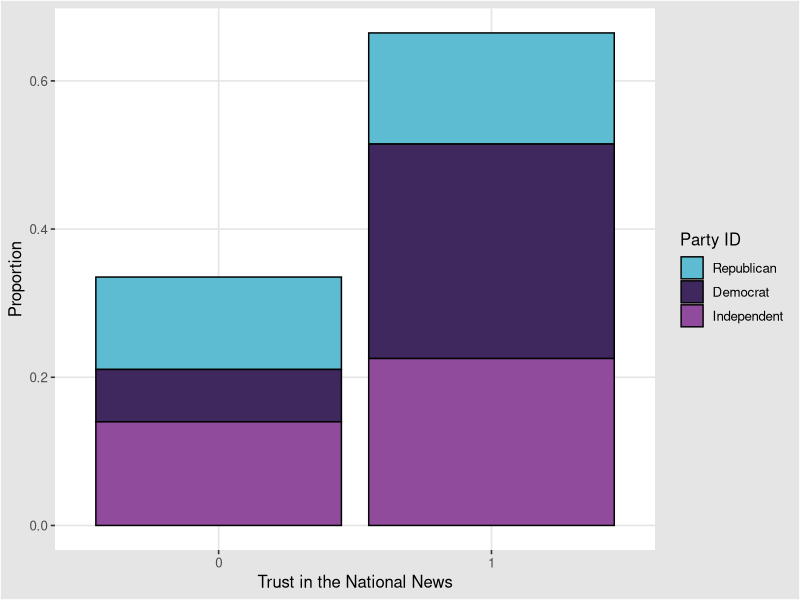
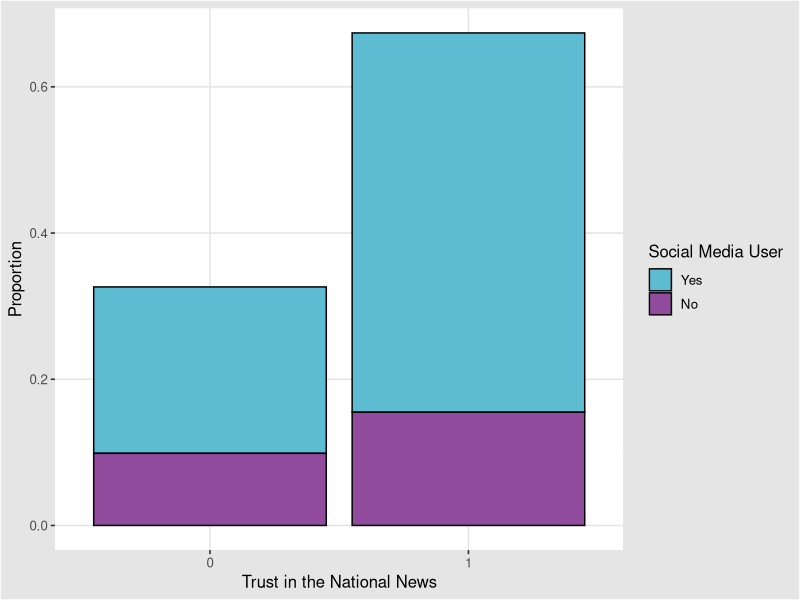
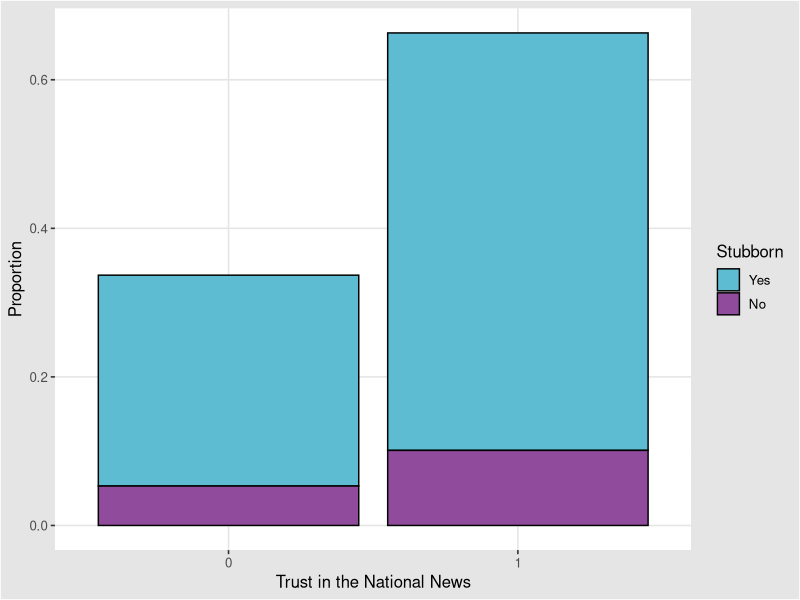

Write the R code that produced these figures, in order.
library(tidyverse)
library(ggthemes)

data <- read.csv("September 29 - November 6, 2016 - Information engaged wary - CSV.csv")

data <- data %>%
  select(q6a, live1, eminuse, snsint2, q3e, oftvote, sex, age, marital,
         par, educ2, emplnw, race3m1, inc, party,
        ideo, cregion, density, weight, standwt) %>%
  rename(
    trustNews = q6a, 
    urbanRural = live1, 
    internetUser = eminuse,
    socialUser = snsint2,
    stubborn = q3e,
    oftVote = oftvote,
    parent = par,
    education = educ2,
    employmentStatus = emplnw,
    race = race3m1,
    income = inc,
    region = cregion,
    popDensity = density
  )

data <- subset(data, trustNews != 8 & trustNews != 9)

# making dependent variable binary
data <- data %>%
  mutate(trustNews = case_when(trustNews %in% c(1, 2) ~ 1, 
                                trustNews %in% c(3, 4) ~ 0))

# factors
data <- data %>%
  mutate_at(vars(trustNews,
                 urbanRural,
                 internetUser,
                 socialUser,
                 stubborn,
                 oftVote,
                 sex,
                 marital,
                 parent,
                 education,
                 employmentStatus,
                 race,
                 party,
                 ideo,
                 region),
            funs(factor))

# EDA
plotData <- data[complete.cases(data), ]

plotData1 <- subset(data, party == 1 | party == 2 | party == 3)
plt1 <- ggplot(plotData1, aes(x = trustNews, fill = party)) +
  geom_bar(aes(y = (..count..)/sum(..count..)), 
           color = "black") +
  labs(x = "Trust in the National News",
       y = "Proportion",
       fill = "Party ID") +
  scale_fill_manual(values = c("#5DBCD2", "#3F285D", "#914b9c"),
                    labels = c("Republican", "Democrat", "Independent")) +
  theme_igray()
plt1

plotData2 <- subset(data, socialUser != 8 & socialUser != 9)
plt2 <- ggplot(plotData2, aes(x = trustNews, fill = socialUser)) +
  geom_bar(aes(y = (..count..)/sum(..count..)), 
           color = "black") +
  labs(x = "Trust in the National News",
       y = "Proportion",
       fill = "Social Media User") +
  scale_fill_manual(values = c("#5DBCD2", "#914b9c"),
                    labels = c("Yes", "No")) +
  theme_igray()
plt2

plotData3 <- subset(data, stubborn != 8 & stubborn != 9)
plt3 <- ggplot(plotData3, aes(x = trustNews, fill = stubborn)) +
  geom_bar(aes(y = (..count..)/sum(..count..)), 
           color = "black") +
  labs(x = "Trust in the National News",
       y = "Proportion",
       fill = "Stubborn") +
  scale_fill_manual(values = c("#5DBCD2", "#914b9c"),
                    labels = c("Yes", "No")) +
  theme_igray()
plt3

